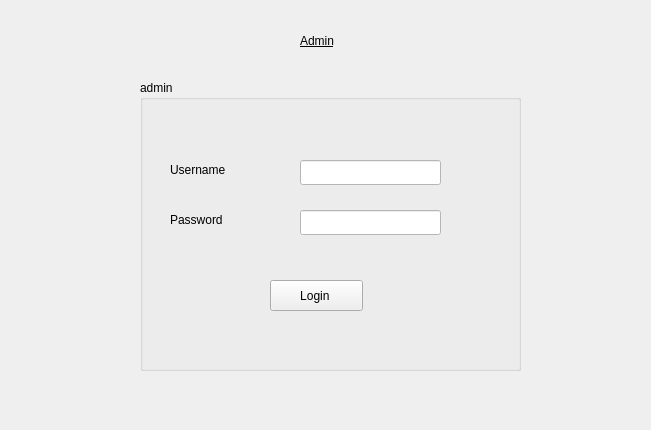
<?xml version="1.0" encoding="UTF-8"?>
<ui version="4.0">
 <class>Widget</class>
 <widget class="QWidget" name="Widget">
  <property name="geometry">
   <rect>
    <x>0</x>
    <y>0</y>
    <width>651</width>
    <height>430</height>
   </rect>
  </property>
  <property name="sizePolicy">
   <sizepolicy hsizetype="Fixed" vsizetype="Fixed">
    <horstretch>0</horstretch>
    <verstretch>0</verstretch>
   </sizepolicy>
  </property>
  <property name="minimumSize">
   <size>
    <width>651</width>
    <height>430</height>
   </size>
  </property>
  <property name="maximumSize">
   <size>
    <width>651</width>
    <height>430</height>
   </size>
  </property>
  <property name="windowTitle">
   <string>Widget</string>
  </property>
  <property name="styleSheet">
   <string notr="true"/>
  </property>
  <widget class="QLabel" name="label">
   <property name="geometry">
    <rect>
     <x>300</x>
     <y>10</y>
     <width>81</width>
     <height>61</height>
    </rect>
   </property>
   <property name="styleSheet">
    <string notr="true">font: 700 14pt &quot;Segoe UI&quot;;
text-decoration: underline;</string>
   </property>
   <property name="lineWidth">
    <number>1</number>
   </property>
   <property name="text">
    <string>Admin</string>
   </property>
  </widget>
  <widget class="QGroupBox" name="groupBox">
   <property name="geometry">
    <rect>
     <x>140</x>
     <y>80</y>
     <width>381</width>
     <height>291</height>
    </rect>
   </property>
   <property name="styleSheet">
    <string notr="true">
font: 10pt &quot;Segoe UI&quot;;</string>
   </property>
   <property name="title">
    <string>admin</string>
   </property>
   <widget class="QLabel" name="label_2">
    <property name="geometry">
     <rect>
      <x>30</x>
      <y>80</y>
      <width>91</width>
      <height>20</height>
     </rect>
    </property>
    <property name="text">
     <string>Username</string>
    </property>
   </widget>
   <widget class="QLabel" name="label_3">
    <property name="geometry">
     <rect>
      <x>30</x>
      <y>130</y>
      <width>81</width>
      <height>20</height>
     </rect>
    </property>
    <property name="text">
     <string>Password</string>
    </property>
   </widget>
   <widget class="QLineEdit" name="username">
    <property name="geometry">
     <rect>
      <x>160</x>
      <y>80</y>
      <width>141</width>
      <height>25</height>
     </rect>
    </property>
    <property name="styleSheet">
     <string notr="true">background:rgb(255, 255, 255)</string>
    </property>
   </widget>
   <widget class="QLineEdit" name="password">
    <property name="geometry">
     <rect>
      <x>160</x>
      <y>130</y>
      <width>141</width>
      <height>25</height>
     </rect>
    </property>
    <property name="styleSheet">
     <string notr="true">background:rgb(255, 255, 255)</string>
    </property>
    <property name="echoMode">
     <enum>QLineEdit::Password</enum>
    </property>
   </widget>
   <widget class="QPushButton" name="loginbtn">
    <property name="geometry">
     <rect>
      <x>130</x>
      <y>200</y>
      <width>93</width>
      <height>31</height>
     </rect>
    </property>
    <property name="text">
     <string>Login </string>
    </property>
   </widget>
  </widget>
 </widget>
 <resources/>
 <connections/>
</ui>
